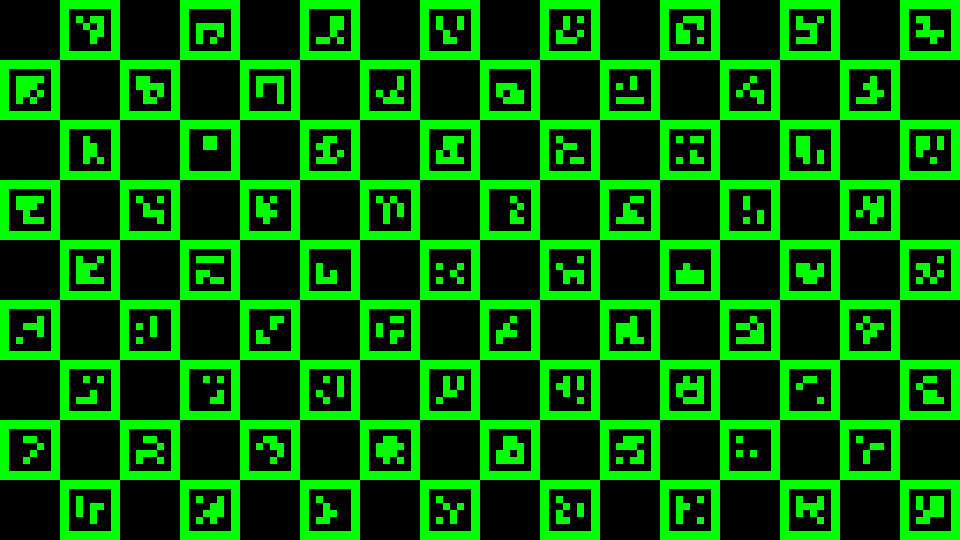
#> input picture utils/charuco_1920x1080_16x9_green.png, 1920 x 1080 px (shown at 1/2 size)
$ python -i raw_jpeg_geometry.py   (imports and definitions only)   (older library calls are emulated)
#> lines starting #> are read from the running program, lines starting #| are printed output that depends on the picture; after the words box and inside, x2 and y2 are one past the last pixel; in counts of white or black regions, pixels touching at a corner belong together
#!/usr/bin/env python3
"""Measure how the camera JPEG's lens squares sit inside the raw dump, and fit the fisheye image circles.

The JPEG is 5792x2896 (two 2896x2896 lens squares); the raw dump is 5824x2896 (two 2912x2896 halves).
OPAX (the factory lens calibration) is in 2896-px lens-square coordinates, so to use it on raw/DNG files
we need the offset of each JPEG square inside the raw. This script:

  1. registers each JPEG half against each raw half (both at half resolution) with OpenCV ECC (affine),
     reporting translation, scale and rotation in full-resolution raw pixels, and which raw half matches
     which JPEG half;
  2. fits a circle (scikit-image CircleModel + RANSAC) to the edge of the bright image circle in each
     JPEG half and raw half, for comparison with OPAX Left/Right CenterX/Y and Radius.

Inputs per pair: the camera JPEG and a half-size demosaiced TIFF of the raw (as made by raw2dng.py / dcraw -h,
2912x1448). Usage:
  python3 tools/raw_jpeg_geometry.py JPEG TIFF [JPEG TIFF ...]
"""
import argparse
import sys
import time

import cv2
import numpy as np
from skimage.measure import CircleModel, ransac

OPAX = {  # rec index: value, from calibration/makernote_0x0012_opax.bin (2896-px lens-square coordinates)
    'LeftCenterX': 1444.655517578125, 'LeftCenterY': 1446.1207275390625,
    'RightCenterX': 1444.0599365234375, 'RightCenterY': 1447.00830078125,
    'LeftRadius': 1444.302978515625, 'RightRadius': 1440.99169921875,
}


def log(msg):
    print(msg, file=sys.stderr, flush=True)


# [5 lines left out: function to_gray_float, not called in this run]


def edge_image(gray):
    """Tone-insensitive image for registration: log, blur, gradient magnitude."""
    g = np.log1p(gray * 1000.0)
    g = cv2.GaussianBlur(g, (0, 0), 1.5)
    gx = cv2.Sobel(g, cv2.CV_32F, 1, 0, ksize=3)
    gy = cv2.Sobel(g, cv2.CV_32F, 0, 1, ksize=3)
    m = cv2.magnitude(gx, gy)
    return m / max(float(m.max()), 1e-6)


# [107 lines left out: functions register, fit_circle, main, not called in this run]


# [2 lines not run here, left out]

>>> import cv2
>>> picture = cv2.imread('../utils/charuco_1920x1080_16x9_green.png', cv2.IMREAD_GRAYSCALE)
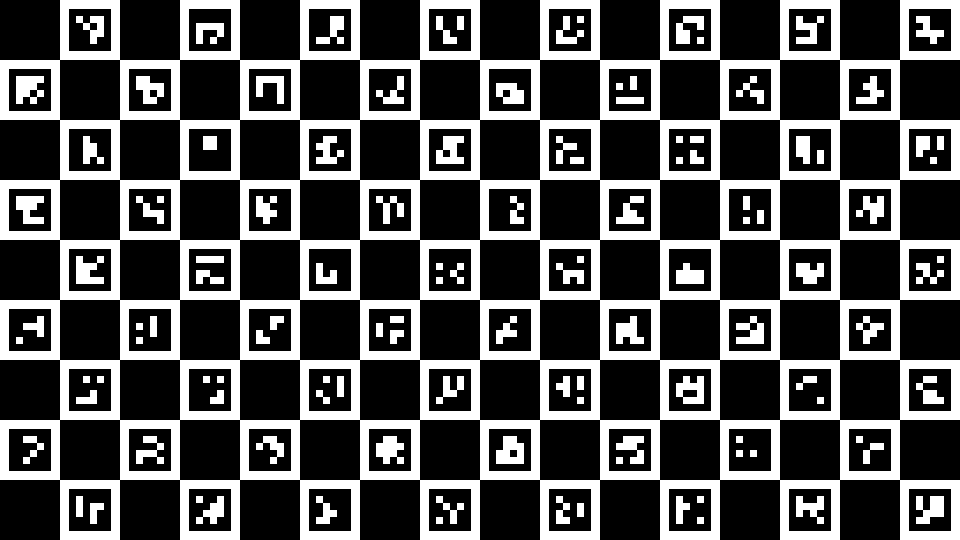
#> picture: shape (1080, 1920) (shown at 1/2 size); values 0 (black) and 149 (white), 30.7% white; 118 white regions, largest, box (x1, y1, x2, y2) and area: (0, 0, 1920, 1080) 528768, (32, 152, 88, 208) 2352, (992, 872, 1048, 928) 2352
>>> result = edge_image(picture)
#> in edge_image, `g = cv2.GaussianBlur(g, (0, 0), 1.5)`:
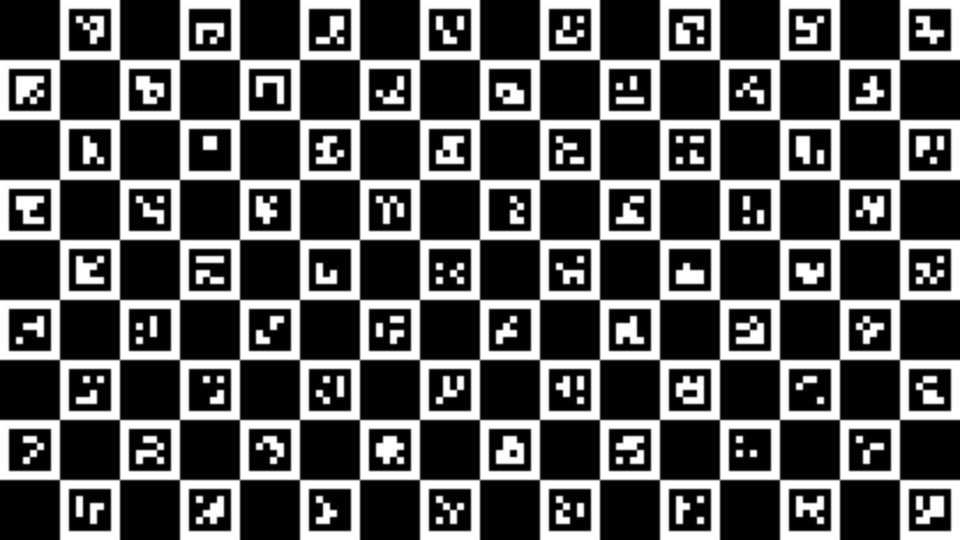
#> g: shape (1080, 1920) float64 (shown at 1/2 size); min 0, max 11.91, mean 3.66; drawn with min black and max white
#> (the run stopped early here; a loop or call above may not have finished)

$ run again, on utils/charuco_1920x1080_20x11_white.png
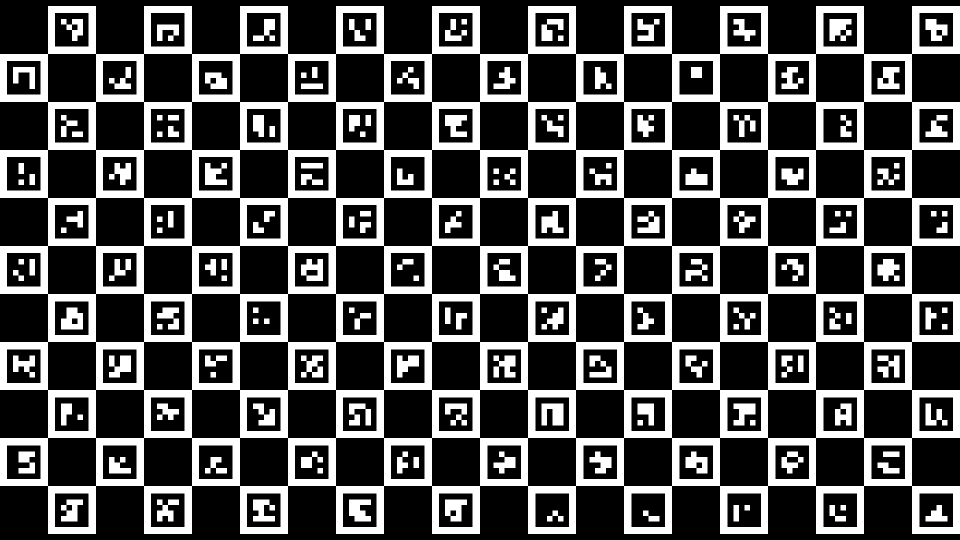
#> input picture utils/charuco_1920x1080_20x11_white.png, 1920 x 1080 px (shown at 1/2 size)
#> picture: shape (1080, 1920); 30.2% white; 166 white regions, largest, box (x1, y1, x2, y2) and area: (0, 12, 1920, 1068) 519970, (1083, 807, 1127, 851) 1573, (1659, 38, 1703, 82) 1452
#> in edge_image, `g = cv2.GaussianBlur(g, (0, 0), 1.5)`:
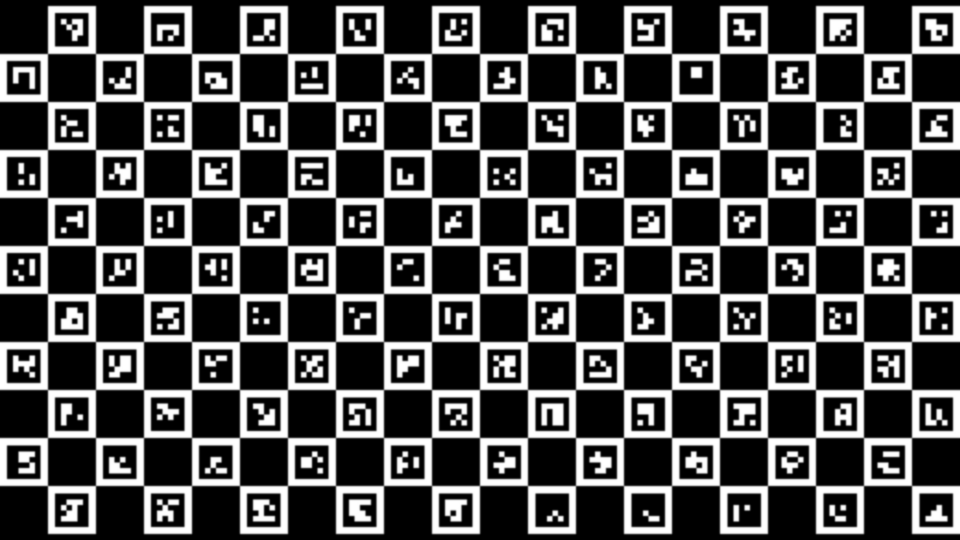
#> g: shape (1080, 1920) float64 (shown at 1/2 size); min 0, max 12.45, mean 3.76; drawn with min black and max white

$ run again, on utils/grid_green.png
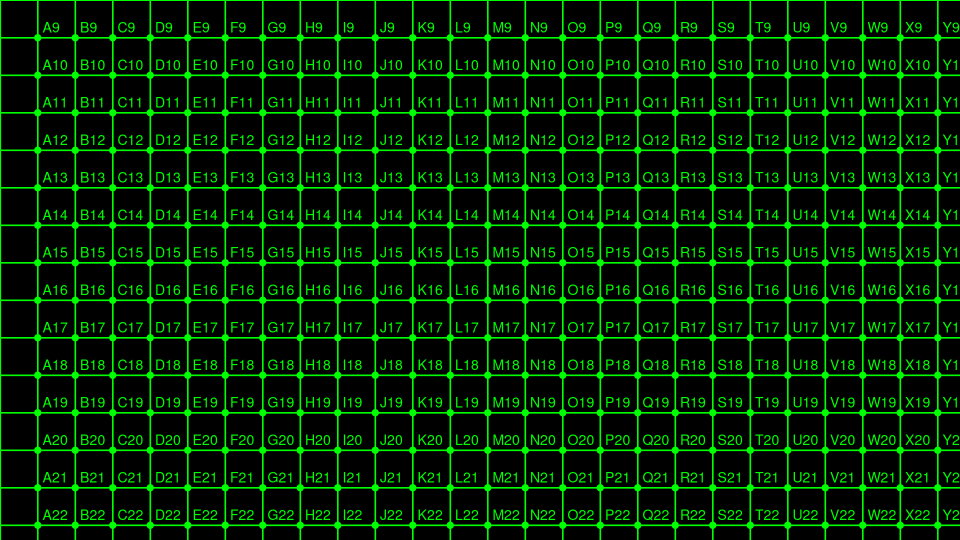
#> input picture utils/grid_green.png, 1920 x 1080 px (shown at 1/2 size)
#> `picture = cv2.imread('../utils/charuco_1920x1080_16x9_green.png', cv2...`:
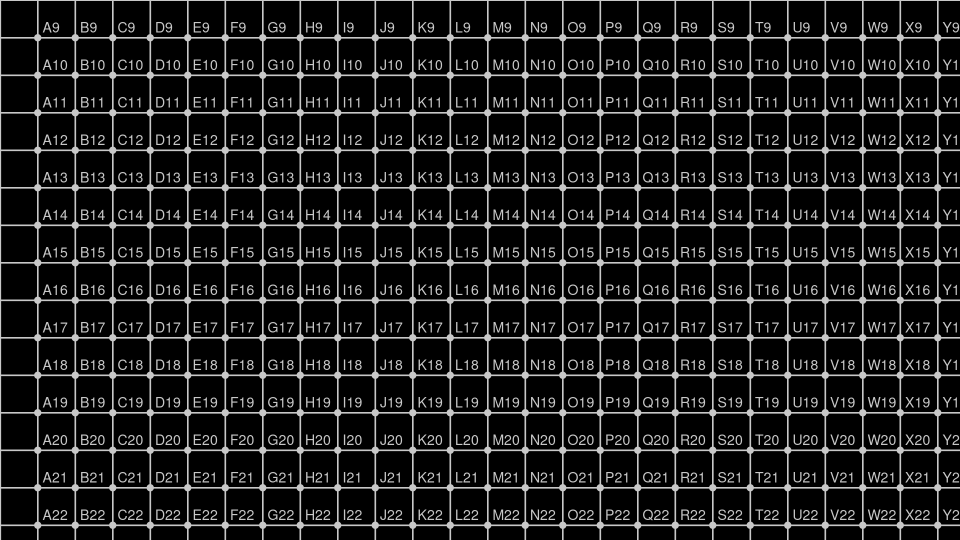
#> picture: shape (1080, 1920) (shown at 1/2 size); min 0, max 200, mean 29.7
#> in edge_image, `g = cv2.GaussianBlur(g, (0, 0), 1.5)`:
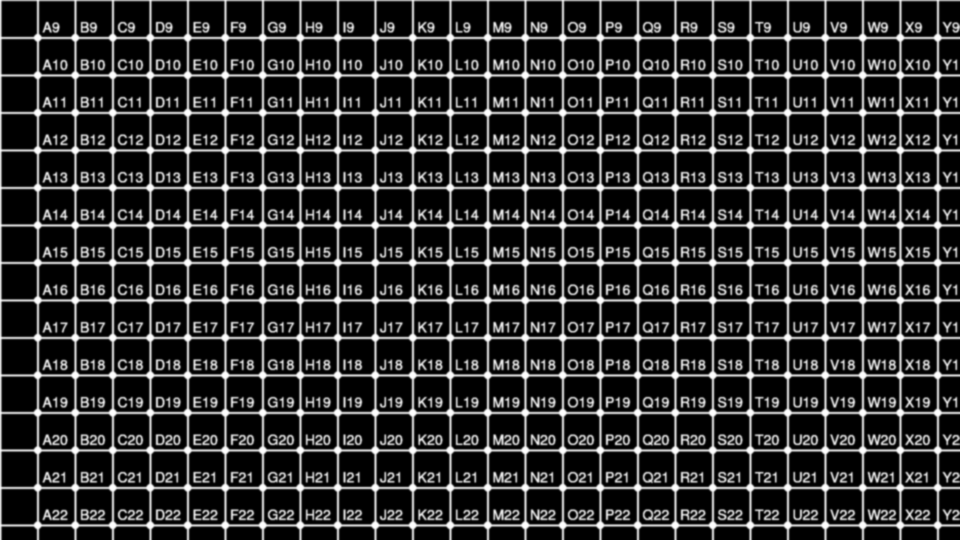
#> g: shape (1080, 1920) float64 (shown at 1/2 size); min 0, max 12.21, mean 2.19; drawn with min black and max white
